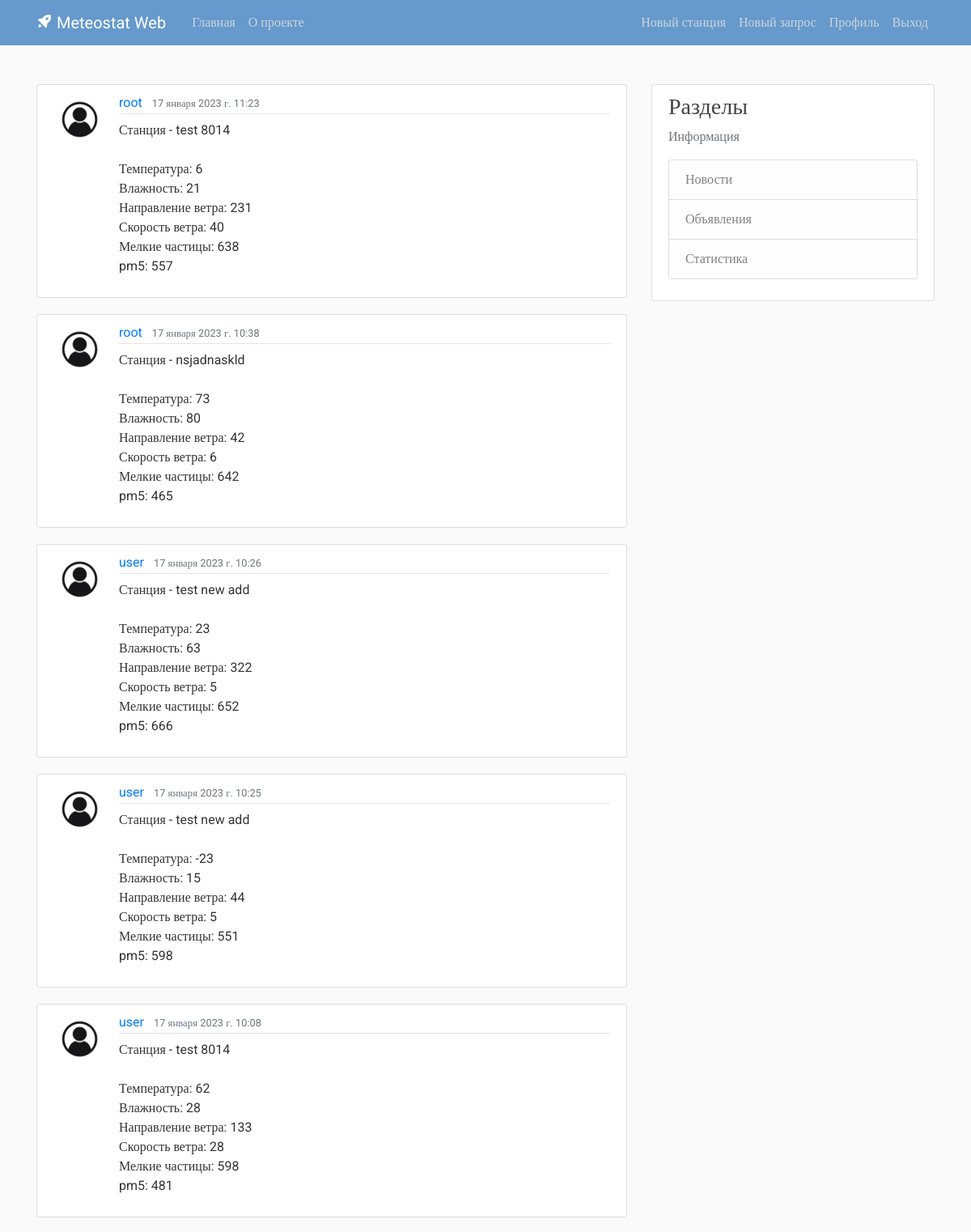
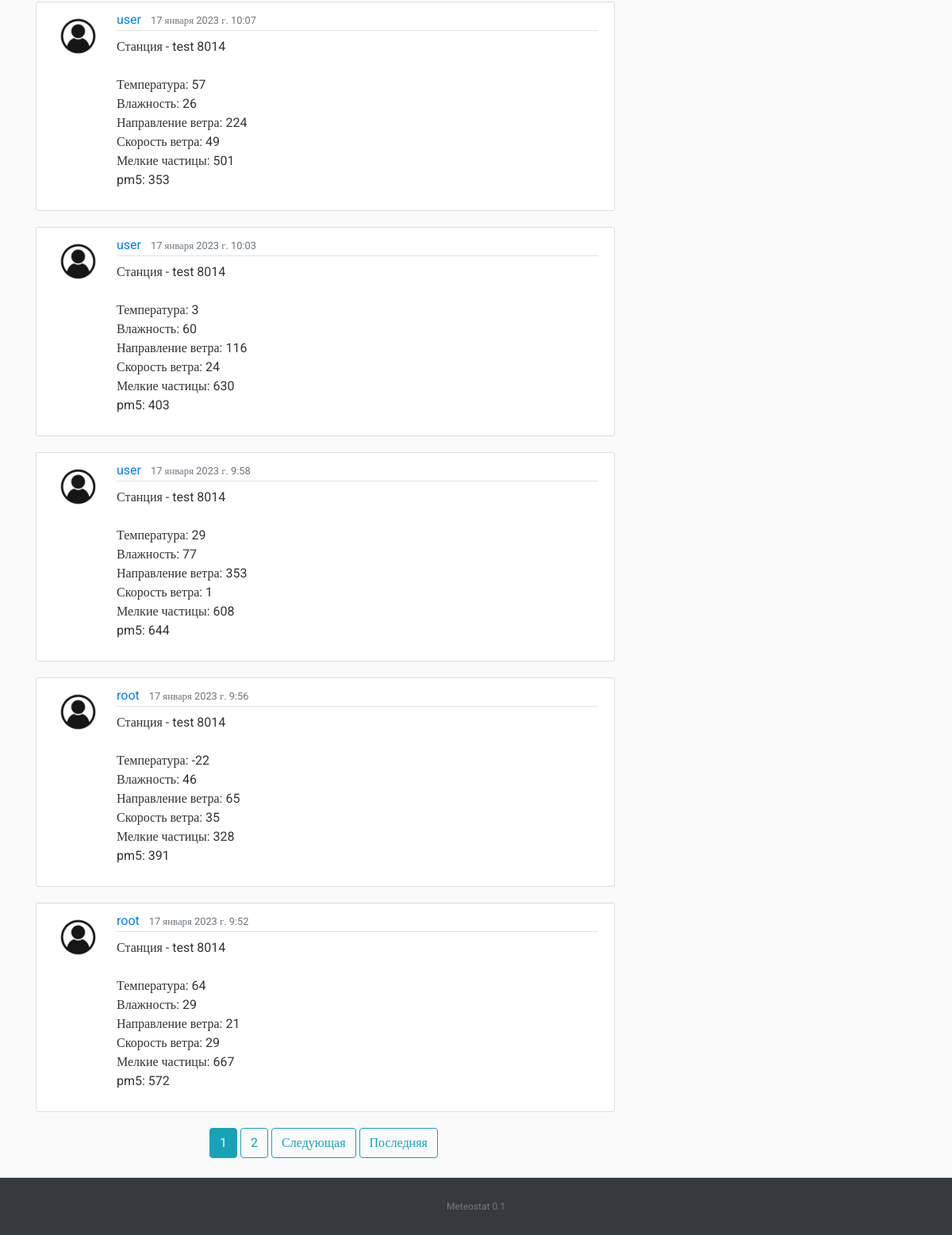
Screenshot of / (signed in) with the database file from the repository (2 pictures, top to bottom).
### termos/models.py (models this page shows, shortened)
class Post(models.Model):
    stations = models.ForeignKey(Station, on_delete=models.PROTECT, default=0)
    content = models.TextField()
    date_posted = models.DateTimeField(default=timezone.now)
    author = models.ForeignKey(User, on_delete=models.CASCADE)

### users/models.py (models this page shows, shortened)
class Profile(models.Model):
    user = models.OneToOneField(User, on_delete=models.CASCADE ) #, related_name="userprofile")
    image = models.ImageField(default='default.jpg', upload_to='profile_pics')
    service_use_counter = models.IntegerField(editable=False, help_text="Количество запросов", default=0)

### termos/views.py (the view)
# urls.py: path('', PostListView.as_view(), name='termos-home'),
class PostListView(ListView):
    model = Post
    template_name = 'termos/home.html'
    context_object_name = 'posts'
    ordering = ['-date_posted']
    paginate_by = PAGINATION

### termos/templates/termos/home.html (shortened to what this page needs)
{% extends "termos/base.html" %}
{% block content %}
    {% for post in posts %}
        {% if post.author == user or user.is_superuser %}
            <article class="media content-section">
              <img class="rounded-circle article-img" src="{{ post.author.profile.image.url }}">
              <div class="media-body">
                <div class="article-metadata">
                  <a class="mr-2" href="{% url 'user-posts' post.author.username %}">{{ post.author }}</a>
                  <small class="text-muted">{{ post.date_posted }}</small>
                </div>
                <p class="article-content">{{ post.content }}</p>
              </div>
            </article>
        {% endif %}
    {% endfor %}
    <div class="pagination justify-content-center">
    {% if is_paginated %}
       {% if post.author == user or user.is_superuser %}
          {% for num in page_obj.paginator.page_range %}
            {% if page_obj.number == num %}
              <a class="btn btn-info mb-4 mr-1" href="?page={{ num }}">{{ num }}</a>
            {% elif num > page_obj.number|add:'-3' and num < page_obj.number|add:'3' %}
              <a class="btn btn-outline-info mb-4 mr-1" href="?page={{ num }}">{{ num }}</a>
            {% endif %}
          {% endfor %}
          {% if page_obj.has_next %}
            <a class="btn btn-outline-info mb-4 mr-1" href="?page={{ page_obj.next_page_number }}">Следующая</a>
            <a class="btn btn-outline-info mb-4 mr-1" href="?page={{ page_obj.paginator.num_pages }}">Последняя</a>
          {% endif %}
       {% endif %}
    {% endif %}
  </div>
{% endblock content %}

### termos/static/termos/main.css (style rules this page uses)
body, html { width:100%; height:100% }
body { margin:0; padding:0; background: #fafafa; color: #333333; margin-top: 5rem; font-family:Roboto; }
.content-section { background: #ffffff; padding: 10px 20px; border: 1px solid #dddddd; border-radius: 3px; margin-bottom: 20px; }
.article-content { white-space: pre-line; }
.article-img { height: 65px; width: 65px; margin-right: 16px; }
.article-metadata { padding-bottom: 1px; margin-bottom: 4px; border-bottom: 1px solid #e3e3e3 }

### rows the page displays
Post: author.profile.image (placeholder picture), author "root", date_posted "17 января 2023 г. 11:23", content "Станция - test 8014 Температура: 6 Влажность: 21 Направление ветра: 231 Скорость ветра: 40 Мелкие частицы: 638 pm5: 557"
Post: author.profile.image (placeholder picture), author "root", date_posted "17 января 2023 г. 10:38", content "Станция - nsjadnaskld Температура: 73 Влажность: 80 Направление ветра: 42 Скорость ветра: 6 Мелкие частицы: 642 pm5: 465"
Post: author.profile.image (placeholder picture), author "user", date_posted "17 января 2023 г. 10:26", content "Станция - test new add Температура: 23 Влажность: 63 Направление ветра: 322 Скорость ветра: 5 Мелкие частицы: 652 pm5: 666"
Post: author.profile.image (placeholder picture), author "user", date_posted "17 января 2023 г. 10:25", content "Станция - test new add Температура: -23 Влажность: 15 Направление ветра: 44 Скорость ветра: 5 Мелкие частицы: 551 pm5: 598"
Post: author.profile.image (placeholder picture), author "user", date_posted "17 января 2023 г. 10:08", content "Станция - test 8014 Температура: 62 Влажность: 28 Направление ветра: 133 Скорость ветра: 28 Мелкие частицы: 598 pm5: 481"
Post: author.profile.image (placeholder picture), author "user", date_posted "17 января 2023 г. 10:07", content "Станция - test 8014 Температура: 57 Влажность: 26 Направление ветра: 224 Скорость ветра: 49 Мелкие частицы: 501 pm5: 353"
Post: author.profile.image (placeholder picture), author "user", date_posted "17 января 2023 г. 10:03", content "Станция - test 8014 Температура: 3 Влажность: 60 Направление ветра: 116 Скорость ветра: 24 Мелкие частицы: 630 pm5: 403"
Post: author.profile.image (placeholder picture), author "user", date_posted "17 января 2023 г. 9:58", content "Станция - test 8014 Температура: 29 Влажность: 77 Направление ветра: 353 Скорость ветра: 1 Мелкие частицы: 608 pm5: 644"
Post: author.profile.image (placeholder picture), author "root", date_posted "17 января 2023 г. 9:56", content "Станция - test 8014 Температура: -22 Влажность: 46 Направление ветра: 65 Скорость ветра: 35 Мелкие частицы: 328 pm5: 391"
Post: author.profile.image (placeholder picture), author "root", date_posted "17 января 2023 г. 9:52", content "Станция - test 8014 Температура: 64 Влажность: 29 Направление ветра: 21 Скорость ветра: 29 Мелкие частицы: 667 pm5: 572"

### other values shown
{{ num }} "1"
{{ num }} "2"
